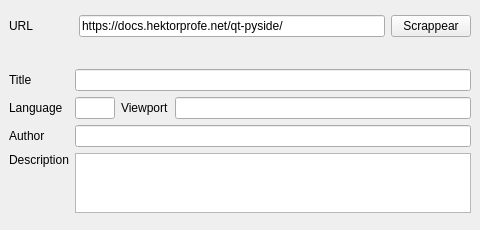
<?xml version="1.0" encoding="UTF-8"?>
<ui version="4.0">
 <class>MainWindow</class>
 <widget class="QMainWindow" name="MainWindow">
  <property name="windowModality">
   <enum>Qt::NonModal</enum>
  </property>
  <property name="geometry">
   <rect>
    <x>0</x>
    <y>0</y>
    <width>480</width>
    <height>230</height>
   </rect>
  </property>
  <property name="sizePolicy">
   <sizepolicy hsizetype="Fixed" vsizetype="Fixed">
    <horstretch>0</horstretch>
    <verstretch>0</verstretch>
   </sizepolicy>
  </property>
  <property name="minimumSize">
   <size>
    <width>480</width>
    <height>230</height>
   </size>
  </property>
  <property name="maximumSize">
   <size>
    <width>480</width>
    <height>230</height>
   </size>
  </property>
  <property name="windowTitle">
   <string>Web Scrapper Concurrente</string>
  </property>
  <widget class="QWidget" name="centralwidget">
   <layout class="QVBoxLayout" name="verticalLayout_3">
    <item>
     <layout class="QHBoxLayout" name="horizontalLayout_2">
      <item>
       <widget class="QLabel" name="label_6">
        <property name="text">
         <string>URL</string>
        </property>
       </widget>
      </item>
      <item>
       <spacer name="horizontalSpacer">
        <property name="orientation">
         <enum>Qt::Horizontal</enum>
        </property>
        <property name="sizeType">
         <enum>QSizePolicy::Fixed</enum>
        </property>
        <property name="sizeHint" stdset="0">
         <size>
          <width>40</width>
          <height>20</height>
         </size>
        </property>
       </spacer>
      </item>
      <item>
       <widget class="QLineEdit" name="url">
        <property name="text">
         <string>https://docs.hektorprofe.net/qt-pyside/</string>
        </property>
        <property name="placeholderText">
         <string>https://www.ejemplo.com</string>
        </property>
       </widget>
      </item>
      <item>
       <widget class="QPushButton" name="pushButton">
        <property name="text">
         <string>Scrappear</string>
        </property>
       </widget>
      </item>
     </layout>
    </item>
    <item>
     <spacer name="verticalSpacer">
      <property name="orientation">
       <enum>Qt::Vertical</enum>
      </property>
      <property name="sizeType">
       <enum>QSizePolicy::Fixed</enum>
      </property>
      <property name="sizeHint" stdset="0">
       <size>
        <width>20</width>
        <height>20</height>
       </size>
      </property>
     </spacer>
    </item>
    <item>
     <layout class="QGridLayout" name="gridLayout">
      <item row="6" column="0">
       <widget class="QLabel" name="label_3">
        <property name="text">
         <string>Description</string>
        </property>
        <property name="alignment">
         <set>Qt::AlignLeading|Qt::AlignLeft|Qt::AlignTop</set>
        </property>
       </widget>
      </item>
      <item row="5" column="0">
       <widget class="QLabel" name="label_5">
        <property name="text">
         <string>Author</string>
        </property>
       </widget>
      </item>
      <item row="0" column="0">
       <widget class="QLabel" name="label_4">
        <property name="text">
         <string>Title</string>
        </property>
       </widget>
      </item>
      <item row="2" column="2">
       <widget class="QLineEdit" name="language">
        <property name="sizePolicy">
         <sizepolicy hsizetype="Fixed" vsizetype="Fixed">
          <horstretch>40</horstretch>
          <verstretch>0</verstretch>
         </sizepolicy>
        </property>
        <property name="minimumSize">
         <size>
          <width>40</width>
          <height>0</height>
         </size>
        </property>
        <property name="maximumSize">
         <size>
          <width>40</width>
          <height>16777215</height>
         </size>
        </property>
        <property name="readOnly">
         <bool>true</bool>
        </property>
       </widget>
      </item>
      <item row="2" column="0">
       <widget class="QLabel" name="label">
        <property name="text">
         <string>Language</string>
        </property>
       </widget>
      </item>
      <item row="2" column="3">
       <widget class="QLabel" name="label_2">
        <property name="text">
         <string>Viewport</string>
        </property>
       </widget>
      </item>
      <item row="2" column="4">
       <widget class="QLineEdit" name="viewport">
        <property name="readOnly">
         <bool>true</bool>
        </property>
       </widget>
      </item>
      <item row="5" column="2" colspan="3">
       <widget class="QLineEdit" name="author">
        <property name="readOnly">
         <bool>true</bool>
        </property>
       </widget>
      </item>
      <item row="6" column="2" colspan="3">
       <widget class="QPlainTextEdit" name="description">
        <property name="sizePolicy">
         <sizepolicy hsizetype="Expanding" vsizetype="Fixed">
          <horstretch>0</horstretch>
          <verstretch>60</verstretch>
         </sizepolicy>
        </property>
        <property name="maximumSize">
         <size>
          <width>16777215</width>
          <height>60</height>
         </size>
        </property>
        <property name="readOnly">
         <bool>true</bool>
        </property>
       </widget>
      </item>
      <item row="0" column="2" colspan="3">
       <widget class="QLineEdit" name="title">
        <property name="readOnly">
         <bool>true</bool>
        </property>
       </widget>
      </item>
     </layout>
    </item>
   </layout>
  </widget>
 </widget>
 <resources/>
 <connections/>
</ui>
